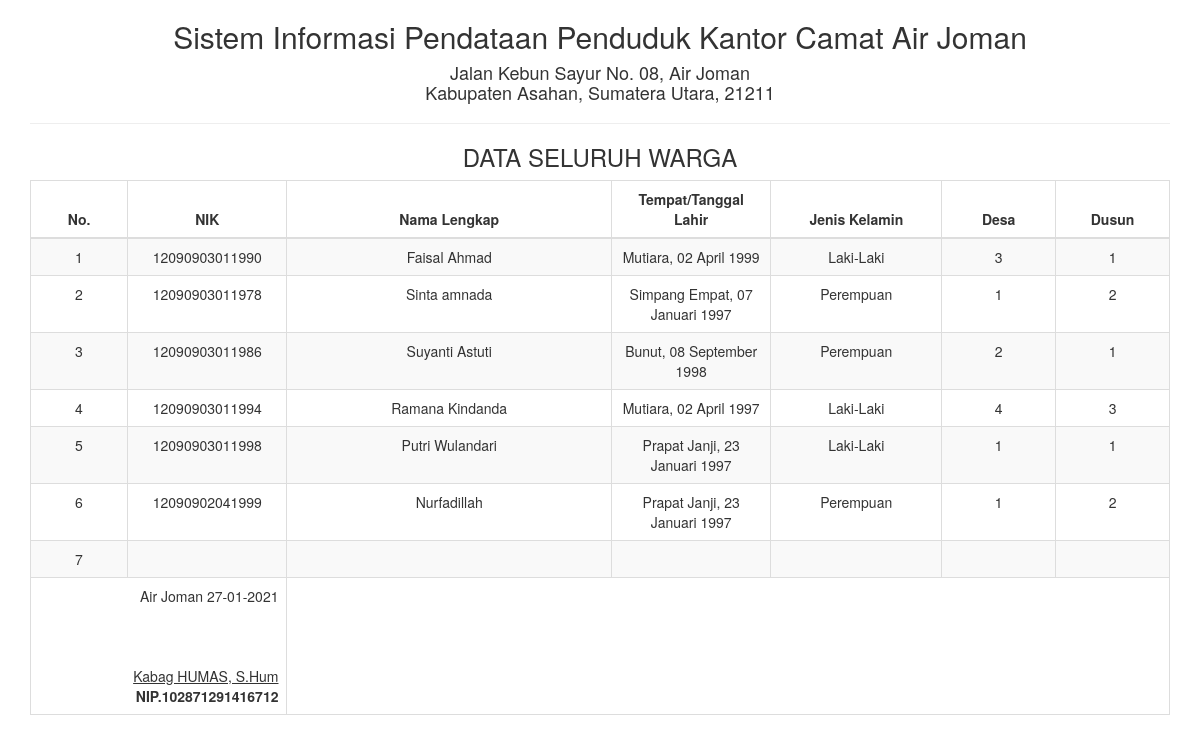
Page /report/arsip_semua.php on the committed database.
### tables this page shows
CREATE TABLE `tb_penduduk_tetap` (
  `id` int(5) NOT NULL,
  `NIK` varchar(20) NOT NULL,
  `nama_lengkap` varchar(225) NOT NULL,
  `tt_lahir` varchar(225) NOT NULL,
  `jenis_kelamin` varchar(225) NOT NULL,
  `desa` varchar(100) NOT NULL,
  `dusun` varchar(50) NOT NULL
);

### report/arsip_semua.php (the view, shortened to what this page needs)
<!DOCTYPE html>
<html>
    <head>
        <link href="../Assets/css/bootstrap.min.css" rel="stylesheet" type="text/css"/>
    </head>
    <body onload="print()">
        <div class="container">
            <div class='row'>
                <div class="col-sm-12">
                    <div class="text-center">
                          <h2>Sistem Informasi Pendataan Penduduk Kantor Camat Air Joman </h2>
                        <h4>Jalan Kebun Sayur No. 08, Air Joman <br>  Kabupaten Asahan, Sumatera Utara, 21211</h4>
                        <hr>
                        <h3>DATA SELURUH WARGA</h3>
                        <table class="table table-bordered table-striped table-hover">
                        <tbody>
                                <thead>
								<tr>
									<th><center>No.</center></th><th width="14%"><center>NIK</center></th><th><center>Nama Lengkap</center></th><th width="14%"><center>Tempat/Tanggal Lahir</center></th><th width="15%"><center>Jenis Kelamin</center></th><th width="10%"><center>Desa</center><th width="10%"><center>Dusun</center></th>
								</tr>
								</thead>
							<tbody>
                            <?php
                            $sql = "SELECT * FROM tb_penduduk_tetap";
                            $query = mysqli_query($koneksi, $sql) or die("SQL Anda Salah");
                            $nomor = 0;
                            while ($data = mysqli_fetch_array($query)) {
                                $nomor++;
                                ?>
                                <tr>
                                    <td><?= $nomor ?></td>
                                    <td><?= $data['NIK'] ?></td>
                                    <td><?= $data['nama_lengkap'] ?></td>
                                    <td><?= $data['tt_lahir'] ?></td>
                                    <td><?= $data['jenis_kelamin'] ?></td>
                                    <td><?= $data['desa'] ?></td>
                                    <td><?= $data['dusun'] ?></td>
                                </tr>
                            <?php } ?>
							</tbody>
                        </tbody>
                            <tfoot>
                                <tr>
                                    <td colspan="2" class="text-right">
                                        Air Joman  <?= date("d-m-Y") ?>
                                        <br><br><br><br>
                                        <u>Kabag HUMAS, S.Hum<strong></u><br>
                                        NIP.102871291416712
									</td>
								</tr>
							</tfoot>
                        </table>
                    </div>
                </div>
            </div>
    </body>
</html>

### rows in the picture
tb_penduduk_tetap: NIK "12090903011990", nama_lengkap "Faisal Ahmad", tt_lahir "Mutiara, 02 April 1999", jenis_kelamin "Laki-Laki", desa "3", dusun "1"
tb_penduduk_tetap: NIK "12090903011978", nama_lengkap "Sinta amnada", tt_lahir "Simpang Empat, 07 Januari 1997", jenis_kelamin "Perempuan", desa "1", dusun "2"
tb_penduduk_tetap: NIK "12090903011986", nama_lengkap "Suyanti Astuti", tt_lahir "Bunut, 08 September 1998", jenis_kelamin "Perempuan", desa "2", dusun "1"
tb_penduduk_tetap: NIK "12090903011994", nama_lengkap "Ramana Kindanda", tt_lahir "Mutiara, 02 April 1997", jenis_kelamin "Laki-Laki", desa "4", dusun "3"
tb_penduduk_tetap: NIK "12090903011998", nama_lengkap "Putri Wulandari", tt_lahir "Prapat Janji, 23 Januari 1997", jenis_kelamin "Laki-Laki", desa "1", dusun "1"
tb_penduduk_tetap: NIK "12090902041999", nama_lengkap "Nurfadillah", tt_lahir "Prapat Janji, 23 Januari 1997", jenis_kelamin "Perempuan", desa "1", dusun "2"
